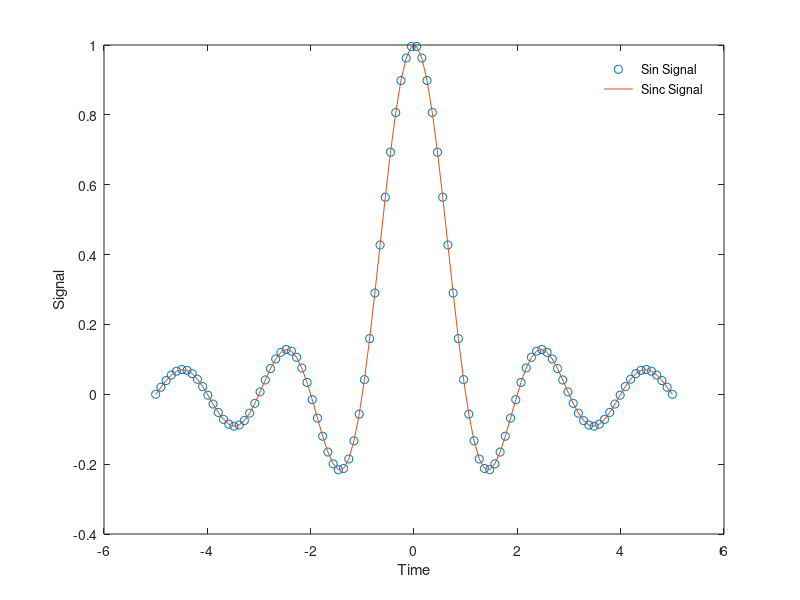

The MATLAB source for this figure:
close all
clear
clc
%% Generate Sinc Wave

%% Parameters Setting
x = linspace(-5,5);
y1 = sin(pi * x) ./ (pi * x);
y2 = sinc(x);
plot(x,y1,'o',x,y2);
xlabel Time, ylabel Signal
legend(' Sin Signal ', ' Sinc Signal ', ' Location ', ' NorthWest ')
legend boxoff